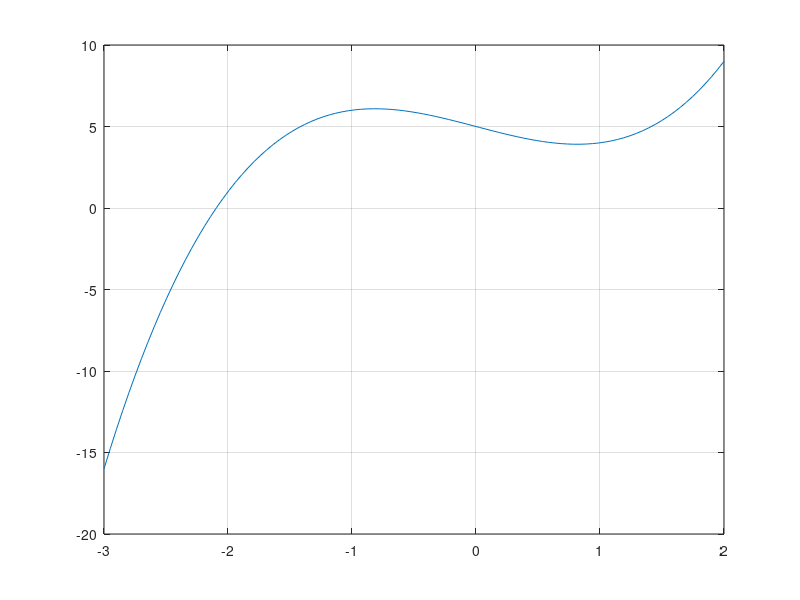

The MATLAB script that drew this image:
clc;
clear;
close all;


p = [1 0 -2 5];

x = linspace(-3, 2, 100);
y = polyval(p, x);

X = [-1 0 2 3];
Y = polyval(p, X);

q = cell(4, 1);
for n = 0:3
  q{n+1} = polyfit(X, Y, n);
end

figure;
plot(x,y);
grid on;
